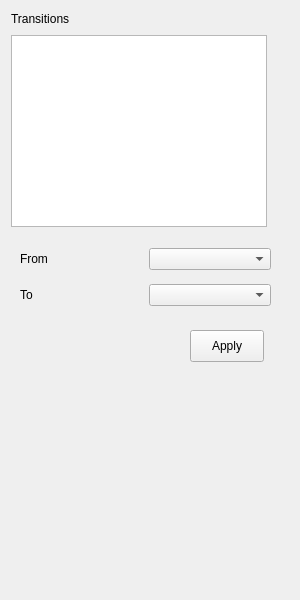
<?xml version="1.0" encoding="UTF-8"?>
<ui version="4.0">
 <class>TransitionWidget</class>
 <widget class="QWidget" name="TransitionWidget">
  <property name="geometry">
   <rect>
    <x>0</x>
    <y>0</y>
    <width>300</width>
    <height>600</height>
   </rect>
  </property>
  <property name="sizePolicy">
   <sizepolicy hsizetype="Minimum" vsizetype="Minimum">
    <horstretch>0</horstretch>
    <verstretch>0</verstretch>
   </sizepolicy>
  </property>
  <property name="minimumSize">
   <size>
    <width>300</width>
    <height>600</height>
   </size>
  </property>
  <property name="maximumSize">
   <size>
    <width>300</width>
    <height>16777215</height>
   </size>
  </property>
  <property name="windowTitle">
   <string>Transitions</string>
  </property>
  <widget class="QLabel" name="label">
   <property name="geometry">
    <rect>
     <x>11</x>
     <y>11</y>
     <width>67</width>
     <height>16</height>
    </rect>
   </property>
   <property name="text">
    <string>Transitions</string>
   </property>
  </widget>
  <widget class="QListWidget" name="listWidget_transitions">
   <property name="geometry">
    <rect>
     <x>11</x>
     <y>35</y>
     <width>256</width>
     <height>192</height>
    </rect>
   </property>
  </widget>
  <widget class="QPushButton" name="pushButton_apply">
   <property name="geometry">
    <rect>
     <x>190</x>
     <y>330</y>
     <width>74</width>
     <height>32</height>
    </rect>
   </property>
   <property name="text">
    <string>Apply</string>
   </property>
  </widget>
  <widget class="QWidget" name="">
   <property name="geometry">
    <rect>
     <x>20</x>
     <y>240</y>
     <width>251</width>
     <height>76</height>
    </rect>
   </property>
   <layout class="QVBoxLayout" name="verticalLayout">
    <item>
     <layout class="QHBoxLayout" name="horizontalLayout">
      <item>
       <widget class="QLabel" name="label_2">
        <property name="text">
         <string>From</string>
        </property>
       </widget>
      </item>
      <item>
       <widget class="QComboBox" name="comboBox_from"/>
      </item>
     </layout>
    </item>
    <item>
     <layout class="QHBoxLayout" name="horizontalLayout_2">
      <item>
       <widget class="QLabel" name="label_3">
        <property name="text">
         <string>To</string>
        </property>
       </widget>
      </item>
      <item>
       <widget class="QComboBox" name="comboBox_to"/>
      </item>
     </layout>
    </item>
   </layout>
  </widget>
 </widget>
 <resources/>
 <connections/>
</ui>
